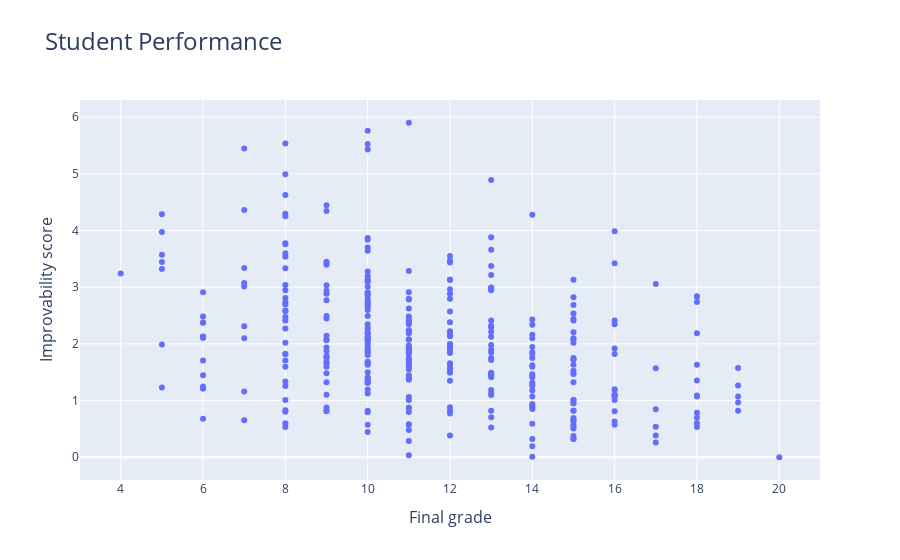

Notebook code for this chart:
### Code cell
fig = go.Figure(data=[
    go.Scatter(
        y=df["ImprovabilityScore"], x=df['FinalGrade'], 
        mode="markers",
        text=df['StudentID'],
        hovertemplate=
            "<b>Student ID: %{text}</b><br><br>" +
            "Improvability score: %{y:.1f}<br>" +
            "Final grade: %{x:.f}<br>" 
    )
])
fig.update_layout(
    title={"text": "Student Performance", "font": {"size": 24}},
    xaxis={"title": {"text": "Final grade", "font": {"size": 16}}},
    yaxis={"title": {"text": "Improvability score", "font": {"size": 16}}}
)
fig.show()

### Figure 1 — Plotly figure (JSON) as saved in the notebook; plotly's stock layout.template omitted (floating-point values rounded to 4 significant figures; data arrays with more than 128 entries replaced by an {"elided": "..."} marker saying what was removed)
{"data": [{"hovertemplate": "<b>Student ID: %{text}</b><br><br>Improvability score: %{y:.1f}<br>Final grade: %{x:.f}<br>", "mode": "markers", "text": {"elided": "357 str values"}, "type": "scatter", "x": {"elided": "357 int values"}, "y": {"elided": "357 float values"}}], "layout": {"autosize": true, "title": {"font": {"size": 24}, "text": "Student Performance"}, "xaxis": {"autorange": true, "range": [2.999, 21.0], "title": {"font": {"size": 16}, "text": "Final grade"}, "type": "linear"}, "yaxis": {"autorange": true, "range": [-0.487, 6.389], "title": {"font": {"size": 16}, "text": "Improvability score"}, "type": "linear"}}}
